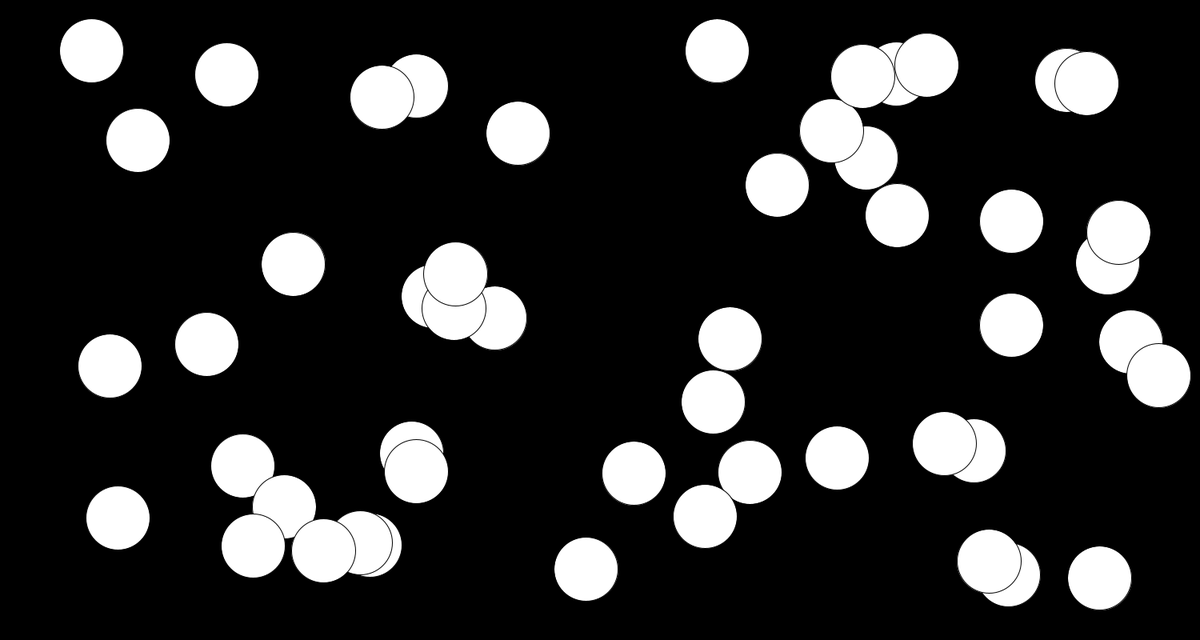
Frame 1 (no input)
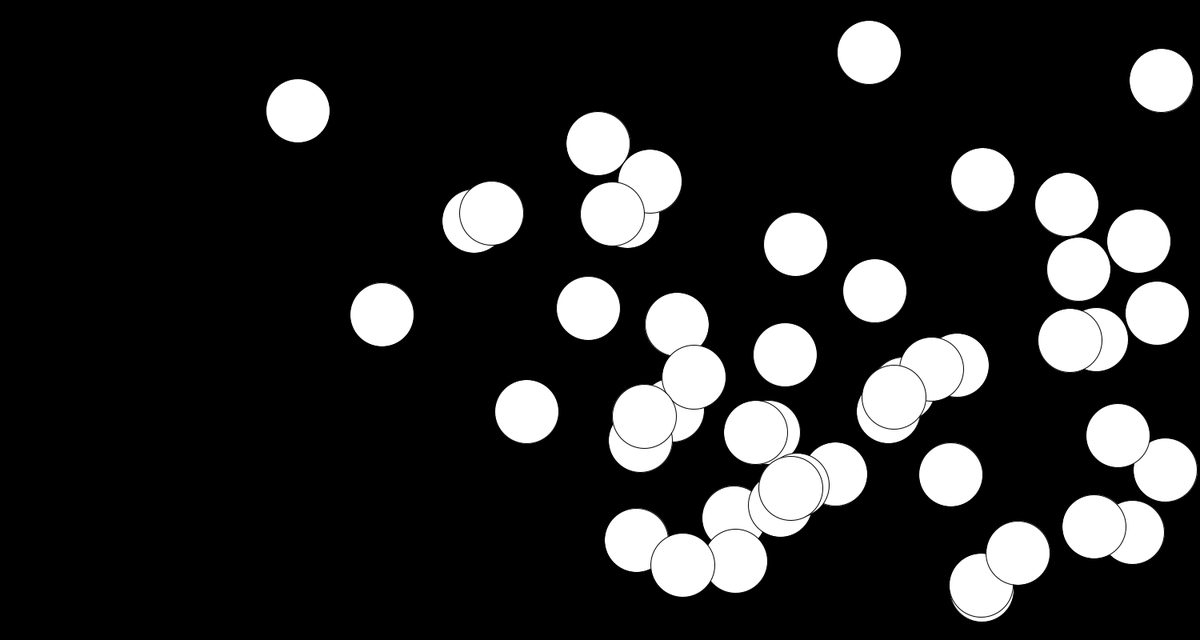
Frame 60 (the mouse pressed at the canvas centre just before this capture)
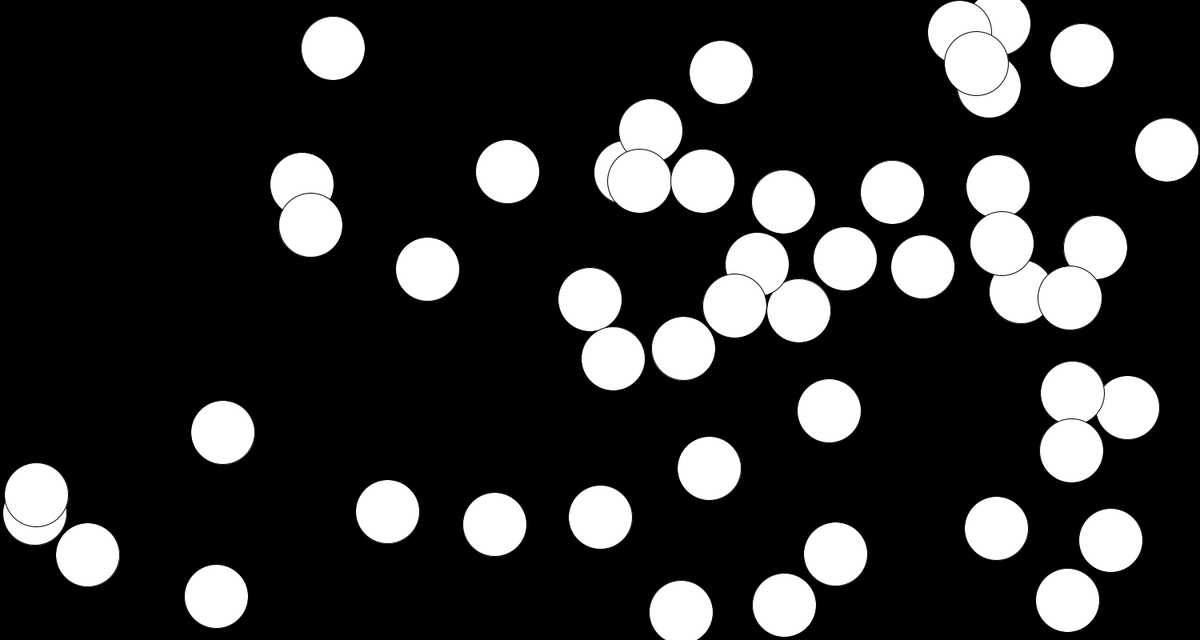
Frame 120 (the mouse held since frame 60 and released just before this capture)

The Processing sketch that drew these frames (run headless with seeded random() and noise(); from frame 60 on, the mouse is pressed at the canvas centre):

// Processing sketch: crash_ball2
// ── crash_ball2.pde
float x1,y1;
float dirationx;
float dirationy;
float speedx;
float speedy;
float r=80;
crash_ball []ball=new crash_ball[50];
void setup()
{
  size(1500,800);
  for(int i=0;i<=ball.length-1;i++)
  {
    x1=random(40,1459);
    y1=random(40,759);
    speedx=random(1,15);
    speedy=random(1,15);
    dirationx=1;
    dirationy=1;
    ball[i]=new crash_ball(x1,y1,speedx,speedy,dirationx,dirationy);
  }
}
void draw()
{
  background(0);
     for(int i=0;i<=ball.length-1;i++)
     {
       ball[i].step();
       ball[i].move();
     }
}
  
  
// ── crash_ball.pde
class crash_ball
{
  float x,y;
  float dirationx;
  float dirationy;
  float speedx;
  float speedy;
  crash_ball(float x_,float y_,float speedx_,float speedy_,float dirationx_,float dirationy_)
  {
    x=x_;
    y=y_;
    speedx=speedx_;
    speedy=speedy_;
    dirationx=dirationx_;
    dirationy=dirationy_;
  }
  
  void step()
  {
    
     if(x<40||x>1459)
     dirationx=-dirationx;
     if(y<40||y>759)
     dirationy=-dirationy;
      x+=speedx*dirationx;
      y+=speedy*dirationy;
     }
     
   void move()
   {
     ellipse(x,y,r,r);
   }
}
